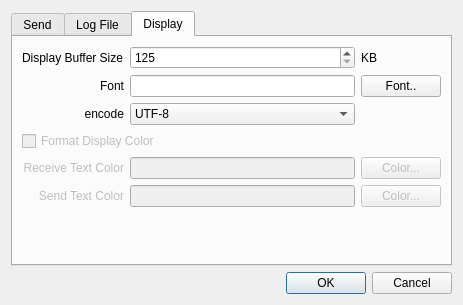
<?xml version="1.0" encoding="UTF-8"?>
<ui version="4.0">
 <class>DialogOptions</class>
 <widget class="QDialog" name="DialogOptions">
  <property name="geometry">
   <rect>
    <x>0</x>
    <y>0</y>
    <width>463</width>
    <height>305</height>
   </rect>
  </property>
  <property name="windowTitle">
   <string>Options</string>
  </property>
  <layout class="QVBoxLayout" name="verticalLayout">
   <item>
    <widget class="QTabWidget" name="tabWidget">
     <property name="currentIndex">
      <number>2</number>
     </property>
     <widget class="QWidget" name="tab_send">
      <property name="sizePolicy">
       <sizepolicy hsizetype="Preferred" vsizetype="Preferred">
        <horstretch>0</horstretch>
        <verstretch>0</verstretch>
       </sizepolicy>
      </property>
      <attribute name="title">
       <string>Send</string>
      </attribute>
      <layout class="QVBoxLayout" name="verticalLayout_3">
       <item>
        <widget class="QGroupBox" name="groupBox_lineEndingMode">
         <property name="title">
          <string>Line Ending Mode</string>
         </property>
         <layout class="QVBoxLayout" name="verticalLayout_2">
          <item>
           <layout class="QHBoxLayout" name="horizontalLayout">
            <item>
             <widget class="QRadioButton" name="radioButton_noneEnding">
              <property name="text">
               <string>None</string>
              </property>
              <property name="checked">
               <bool>true</bool>
              </property>
             </widget>
            </item>
            <item>
             <widget class="QRadioButton" name="radioButton_CREnding">
              <property name="text">
               <string>Carriage Return</string>
              </property>
             </widget>
            </item>
            <item>
             <widget class="QRadioButton" name="radioButton_NL_CREnding">
              <property name="text">
               <string>NL &amp;&amp; CR</string>
              </property>
             </widget>
            </item>
            <item>
             <widget class="QRadioButton" name="radioButton_CR_NLEnding">
              <property name="text">
               <string>CR &amp;&amp; NL</string>
              </property>
             </widget>
            </item>
           </layout>
          </item>
          <item>
           <layout class="QHBoxLayout" name="horizontalLayout_2">
            <item>
             <widget class="QRadioButton" name="radioButton_userEnding">
              <property name="text">
               <string>user defined (HEX)</string>
              </property>
             </widget>
            </item>
            <item>
             <widget class="QLineEdit" name="lineEdit_userEnding">
              <property name="maxLength">
               <number>10</number>
              </property>
             </widget>
            </item>
           </layout>
          </item>
         </layout>
        </widget>
       </item>
       <item>
        <widget class="QGroupBox" name="groupBox_checkSum">
         <property name="title">
          <string>checkSum</string>
         </property>
         <layout class="QGridLayout" name="gridLayout_3" columnstretch="0,1,1">
          <item row="2" column="2">
           <widget class="QRadioButton" name="radioButton_bigEndian">
            <property name="text">
             <string>Big-Endian</string>
            </property>
           </widget>
          </item>
          <item row="1" column="0">
           <widget class="QLabel" name="label_checkSumType">
            <property name="text">
             <string>Type</string>
            </property>
            <property name="alignment">
             <set>Qt::AlignRight|Qt::AlignTrailing|Qt::AlignVCenter</set>
            </property>
           </widget>
          </item>
          <item row="1" column="1">
           <widget class="QComboBox" name="comboBox_checkSumType">
            <item>
             <property name="text">
              <string>None</string>
             </property>
            </item>
            <item>
             <property name="text">
              <string>Sum8</string>
             </property>
            </item>
            <item>
             <property name="text">
              <string>Sum16</string>
             </property>
            </item>
            <item>
             <property name="text">
              <string>CRC16</string>
             </property>
            </item>
            <item>
             <property name="text">
              <string>CRC32</string>
             </property>
            </item>
           </widget>
          </item>
          <item row="1" column="2">
           <widget class="QRadioButton" name="radioButton_LittleEndian">
            <property name="text">
             <string>Little-Endian</string>
            </property>
            <property name="checked">
             <bool>true</bool>
            </property>
           </widget>
          </item>
         </layout>
        </widget>
       </item>
       <item>
        <spacer name="verticalSpacer">
         <property name="orientation">
          <enum>Qt::Vertical</enum>
         </property>
         <property name="sizeHint" stdset="0">
          <size>
           <width>20</width>
           <height>40</height>
          </size>
         </property>
        </spacer>
       </item>
      </layout>
     </widget>
     <widget class="QWidget" name="tab_logFile">
      <attribute name="title">
       <string>Log File</string>
      </attribute>
      <layout class="QVBoxLayout" name="verticalLayout_5">
       <item>
        <layout class="QGridLayout" name="gridLayout">
         <item row="1" column="2">
          <widget class="QPushButton" name="pushButton_open">
           <property name="text">
            <string>open...</string>
           </property>
          </widget>
         </item>
         <item row="1" column="0">
          <widget class="QLabel" name="label_logFileName">
           <property name="text">
            <string>File Name</string>
           </property>
           <property name="alignment">
            <set>Qt::AlignRight|Qt::AlignTrailing|Qt::AlignVCenter</set>
           </property>
          </widget>
         </item>
         <item row="1" column="1">
          <widget class="QLineEdit" name="lineEdit_logFileName">
           <property name="readOnly">
            <bool>true</bool>
           </property>
          </widget>
         </item>
         <item row="2" column="0">
          <widget class="QLabel" name="label_maxLogSize">
           <property name="text">
            <string>Max File Size</string>
           </property>
           <property name="alignment">
            <set>Qt::AlignRight|Qt::AlignTrailing|Qt::AlignVCenter</set>
           </property>
          </widget>
         </item>
         <item row="2" column="1">
          <widget class="QSpinBox" name="spinBox_maxLogSize">
           <property name="minimum">
            <number>8</number>
           </property>
           <property name="maximum">
            <number>256</number>
           </property>
          </widget>
         </item>
         <item row="2" column="2">
          <widget class="QLabel" name="label_MB">
           <property name="text">
            <string>MB</string>
           </property>
          </widget>
         </item>
         <item row="0" column="0" colspan="2">
          <widget class="QCheckBox" name="checkBox_saveLog">
           <property name="text">
            <string>Save Log Message</string>
           </property>
          </widget>
         </item>
        </layout>
       </item>
       <item>
        <spacer name="verticalSpacer_2">
         <property name="orientation">
          <enum>Qt::Vertical</enum>
         </property>
         <property name="sizeHint" stdset="0">
          <size>
           <width>20</width>
           <height>40</height>
          </size>
         </property>
        </spacer>
       </item>
      </layout>
     </widget>
     <widget class="QWidget" name="tab">
      <attribute name="title">
       <string>Display</string>
      </attribute>
      <layout class="QVBoxLayout" name="verticalLayout_4">
       <item>
        <layout class="QGridLayout" name="gridLayout_2">
         <item row="1" column="2">
          <widget class="QPushButton" name="pushButton_font">
           <property name="text">
            <string>Font..</string>
           </property>
          </widget>
         </item>
         <item row="1" column="1">
          <widget class="QLineEdit" name="lineEdit_font">
           <property name="readOnly">
            <bool>true</bool>
           </property>
          </widget>
         </item>
         <item row="1" column="0">
          <widget class="QLabel" name="label_font">
           <property name="text">
            <string>Font</string>
           </property>
           <property name="alignment">
            <set>Qt::AlignRight|Qt::AlignTrailing|Qt::AlignVCenter</set>
           </property>
          </widget>
         </item>
         <item row="4" column="2">
          <widget class="QPushButton" name="pushButton_receiveColor">
           <property name="enabled">
            <bool>false</bool>
           </property>
           <property name="text">
            <string>Color...</string>
           </property>
          </widget>
         </item>
         <item row="0" column="0">
          <widget class="QLabel" name="label_buffSize">
           <property name="text">
            <string>Display Buffer Size</string>
           </property>
          </widget>
         </item>
         <item row="0" column="2">
          <widget class="QLabel" name="label_KB">
           <property name="text">
            <string>KB</string>
           </property>
          </widget>
         </item>
         <item row="4" column="0">
          <widget class="QLabel" name="label_receiveColor">
           <property name="enabled">
            <bool>false</bool>
           </property>
           <property name="text">
            <string>Receive Text Color</string>
           </property>
           <property name="alignment">
            <set>Qt::AlignRight|Qt::AlignTrailing|Qt::AlignVCenter</set>
           </property>
          </widget>
         </item>
         <item row="5" column="2">
          <widget class="QPushButton" name="pushButton_sendColor">
           <property name="enabled">
            <bool>false</bool>
           </property>
           <property name="text">
            <string>Color...</string>
           </property>
          </widget>
         </item>
         <item row="4" column="1">
          <widget class="QLineEdit" name="lineEdit_receiveColor">
           <property name="enabled">
            <bool>false</bool>
           </property>
           <property name="readOnly">
            <bool>true</bool>
           </property>
          </widget>
         </item>
         <item row="5" column="0">
          <widget class="QLabel" name="label_sendColor">
           <property name="enabled">
            <bool>false</bool>
           </property>
           <property name="text">
            <string>Send Text Color</string>
           </property>
           <property name="alignment">
            <set>Qt::AlignRight|Qt::AlignTrailing|Qt::AlignVCenter</set>
           </property>
          </widget>
         </item>
         <item row="5" column="1">
          <widget class="QLineEdit" name="lineEdit_sendColor">
           <property name="enabled">
            <bool>false</bool>
           </property>
           <property name="readOnly">
            <bool>true</bool>
           </property>
          </widget>
         </item>
         <item row="0" column="1">
          <widget class="QSpinBox" name="spinBox_buffSize">
           <property name="minimum">
            <number>125</number>
           </property>
           <property name="maximum">
            <number>512</number>
           </property>
          </widget>
         </item>
         <item row="3" column="0" colspan="2">
          <widget class="QCheckBox" name="checkBox_color">
           <property name="enabled">
            <bool>false</bool>
           </property>
           <property name="text">
            <string>Format Display Color</string>
           </property>
          </widget>
         </item>
         <item row="2" column="0">
          <widget class="QLabel" name="label_encode">
           <property name="text">
            <string>encode</string>
           </property>
           <property name="alignment">
            <set>Qt::AlignRight|Qt::AlignTrailing|Qt::AlignVCenter</set>
           </property>
          </widget>
         </item>
         <item row="2" column="1">
          <widget class="QComboBox" name="comboBox_encode">
           <item>
            <property name="text">
             <string>UTF-8</string>
            </property>
           </item>
           <item>
            <property name="text">
             <string>GBK</string>
            </property>
           </item>
           <item>
            <property name="text">
             <string>Unicode</string>
            </property>
           </item>
          </widget>
         </item>
        </layout>
       </item>
       <item>
        <spacer name="verticalSpacer_3">
         <property name="orientation">
          <enum>Qt::Vertical</enum>
         </property>
         <property name="sizeHint" stdset="0">
          <size>
           <width>20</width>
           <height>40</height>
          </size>
         </property>
        </spacer>
       </item>
      </layout>
     </widget>
    </widget>
   </item>
   <item>
    <widget class="QDialogButtonBox" name="buttonBox">
     <property name="orientation">
      <enum>Qt::Horizontal</enum>
     </property>
     <property name="standardButtons">
      <set>QDialogButtonBox::Cancel|QDialogButtonBox::Ok</set>
     </property>
    </widget>
   </item>
  </layout>
 </widget>
 <resources/>
 <connections>
  <connection>
   <sender>buttonBox</sender>
   <signal>accepted()</signal>
   <receiver>DialogOptions</receiver>
   <slot>accept()</slot>
   <hints>
    <hint type="sourcelabel">
     <x>248</x>
     <y>295</y>
    </hint>
    <hint type="destinationlabel">
     <x>157</x>
     <y>271</y>
    </hint>
   </hints>
  </connection>
  <connection>
   <sender>buttonBox</sender>
   <signal>rejected()</signal>
   <receiver>DialogOptions</receiver>
   <slot>reject()</slot>
   <hints>
    <hint type="sourcelabel">
     <x>325</x>
     <y>295</y>
    </hint>
    <hint type="destinationlabel">
     <x>286</x>
     <y>271</y>
    </hint>
   </hints>
  </connection>
  <connection>
   <sender>radioButton_noneEnding</sender>
   <signal>toggled(bool)</signal>
   <receiver>groupBox_checkSum</receiver>
   <slot>setEnabled(bool)</slot>
   <hints>
    <hint type="sourcelabel">
     <x>82</x>
     <y>77</y>
    </hint>
    <hint type="destinationlabel">
     <x>60</x>
     <y>152</y>
    </hint>
   </hints>
  </connection>
  <connection>
   <sender>radioButton_userEnding</sender>
   <signal>toggled(bool)</signal>
   <receiver>lineEdit_userEnding</receiver>
   <slot>setEnabled(bool)</slot>
   <hints>
    <hint type="sourcelabel">
     <x>100</x>
     <y>95</y>
    </hint>
    <hint type="destinationlabel">
     <x>211</x>
     <y>97</y>
    </hint>
   </hints>
  </connection>
 </connections>
</ui>
